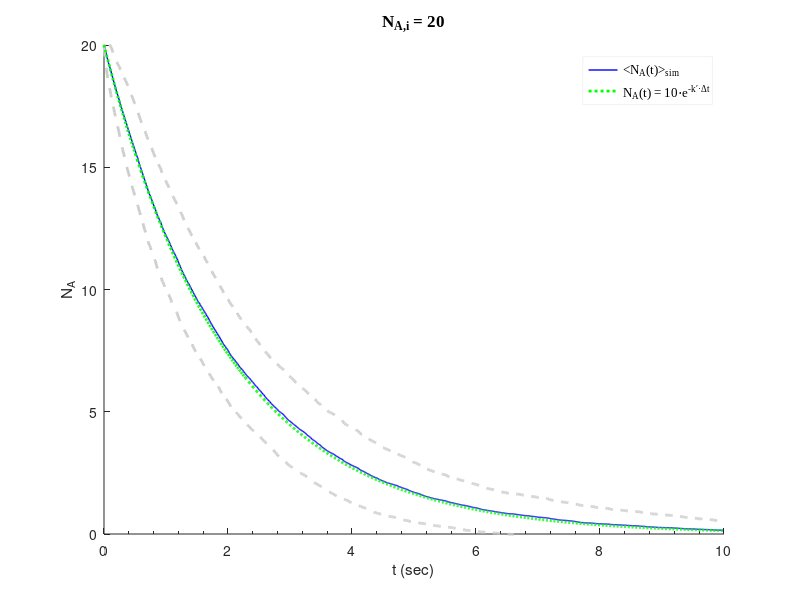
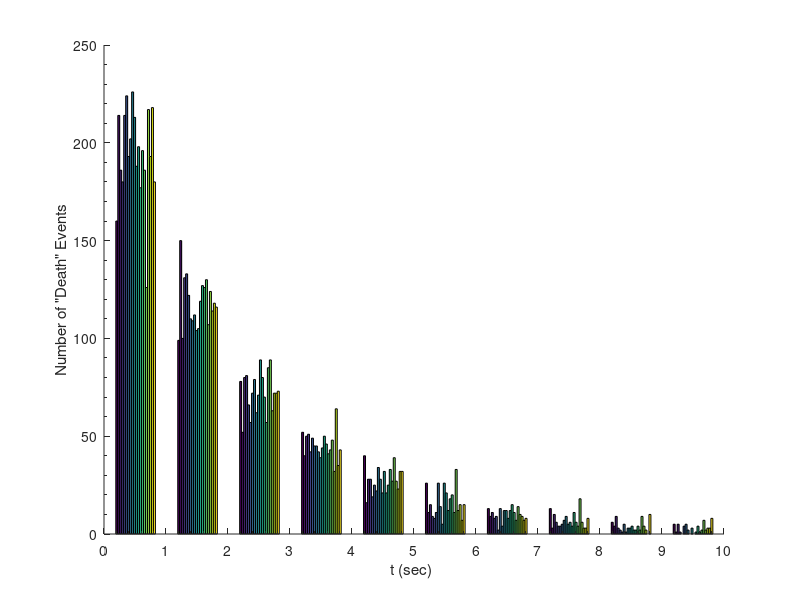

MATLAB code for these plots, in order:
%  A --> B  ; Simulating 1st order kinetics. Considering individual agents.
% *** Heterogeneous population of A ***
% Here, we assume normally distributed k values of the A population.

% Author: Alex Plakantonakis,   Copyright (c) 2019.           License: GNU GPLv3

clear; clc;             tic
rng(0);

% Assume constant time step increment (sec)
dt = 0.01;
totalTime = 10;         % Simulation time (sec)
t_steps = totalTime / dt;

reps = 500;              % Number of times to repeat experiment
% k_calc = zeros(size(dt_array,2),n);
S = zeros(reps,t_steps);

agents = 20;            % Population size (should be divisible by # of subspecies)

extt = zeros(reps, agents);     % To monitor extinction time of agents

% ****** Set population's k values ************
% Normally-distributed k values across population 
% with mean = ko and standard deviation = sigma.
ko = 0.5;                           sigma = 0.1;
repeat = 1;
while repeat == 1
    k = ko + sigma * randn(1,agents);  
    negk = find(k<=0);
    if isempty(negk)==1             % Ensure there are no negative k values
        repeat = 0;
    end
end
% # of subspecies = # of agents
% *********************************************

% Time-independent probability for a given agent
P = 1 - exp(-k .* dt);                  % P from integrated rate law
% P = k .* dt;                            % P from differential rate law

for n = 1:reps

    A = ones(2,agents);     % Only 2 rows because of Markov property      
    S(n,1) = agents;
    time = zeros(1,t_steps);
    
    for t = 1:t_steps
        tempAa = find(A(1,:)==1);       % find "alive" A agents
        
        for i = 1:size(tempAa,2)
            if rand < P(tempAa(i))              % ** check probability condition **
                A(2,tempAa(i)) = 0;            % agent dies
                extt(n,tempAa(i)) = time(t)+dt;
            end             % 'if rand' statement
        end                 % 'for i' loop
        
        S(n,t+1) = sum(A(2,:));
        
        A(1,:) = A(2,:);
        time(t+1) = time(t) + dt;
    end                     % 'for t' loop
end                         % 'for n' loop

avg = mean(S);                          sdev = std(S);

% Calculate theoretical curves
t = 0:dt:totalTime;                     y_theory = agents*exp(- ko * t);

% Remove zeros from extt (zeros represent agents that didn't die with totalTime)
for z=1:agents
    extt_zeros = find(extt(:,z)==0);
    for a = 1:size(extt_zeros,1)
        extt(extt_zeros(a),z) = NaN;
    end
end
%% Plot results
figure;
p1 = plot(time,avg,'b','LineWidth',1);           hold on;
p2 = plot(time,avg+sdev,'LineStyle','--','Color',[0.8 0.8 0.8],'LineWidth',2);
p3 = plot(time,avg-sdev,'LineStyle','--','Color',[0.8 0.8 0.8],'LineWidth',2);
p4 = plot(t,y_theory,':g','LineWidth',2);

set(gca,'XMinorTick','on','Box','off');
title(['N_{A,i} = ' num2str(agents)],'FontName','Times New Roman','FontSize',12);
axis([0 10 0 agents]);
xlabel('t (sec)');                      ylabel('N_A');

leg0 = legend([p1 p4],'<N_A(t)>_{sim}','N_A(t) = 10\cdote^{-k\prime\cdot\Deltat}');
set(leg0,'FontName','Times New Roman','FontSize',9,...
    'EdgeColor',[0.95 0.95 0.95],'Location','NorthEast');       

% hgsave(['o1_TCdev_A=' num2str(agents) '.fig']);
%% Plot Extinction time distribution for each agent
figure;
hist(extt(:,:));           % Choose agents to compare in column entry
set(gca,'XTick',[0 1 2 3 4 5 6 7 8 9 10],...
    'XMinorTick','on','YMinorTick','on','Box','off');
xlabel('t (sec) ');             ylabel('Number of "Death" Events');
%% Finish
clear a z n i;
% save(['o1_A=' num2str(agents) '.mat']);
toc